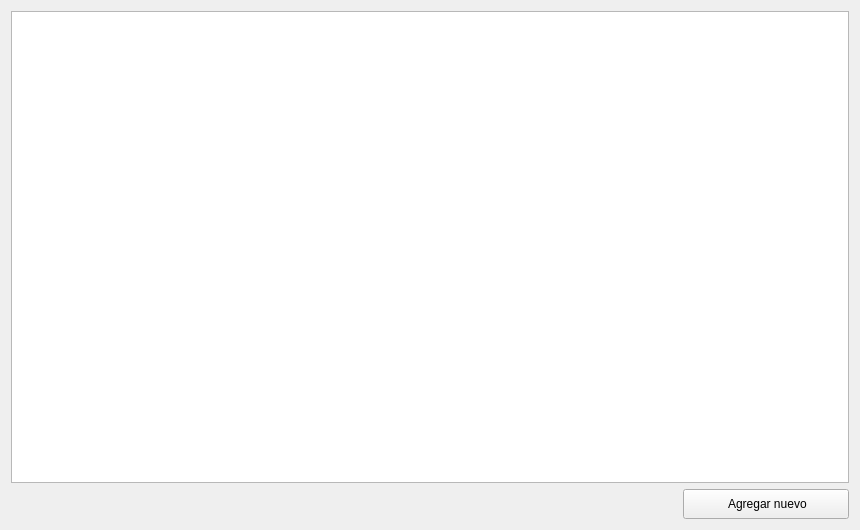
<?xml version="1.0" encoding="UTF-8"?>
<ui version="4.0">
 <class>Form</class>
 <widget class="QWidget" name="Form">
  <property name="geometry">
   <rect>
    <x>0</x>
    <y>0</y>
    <width>860</width>
    <height>530</height>
   </rect>
  </property>
  <property name="minimumSize">
   <size>
    <width>860</width>
    <height>530</height>
   </size>
  </property>
  <property name="maximumSize">
   <size>
    <width>860</width>
    <height>530</height>
   </size>
  </property>
  <property name="windowTitle">
   <string>Form</string>
  </property>
  <layout class="QGridLayout" name="gridLayout" rowstretch="0,80,5" columnstretch="80,20">
   <item row="2" column="0">
    <spacer name="horizontalSpacer">
     <property name="orientation">
      <enum>Qt::Horizontal</enum>
     </property>
     <property name="sizeHint" stdset="0">
      <size>
       <width>40</width>
       <height>20</height>
      </size>
     </property>
    </spacer>
   </item>
   <item row="2" column="1">
    <widget class="QPushButton" name="btn_agregarentrada">
     <property name="sizePolicy">
      <sizepolicy hsizetype="Expanding" vsizetype="Expanding">
       <horstretch>0</horstretch>
       <verstretch>0</verstretch>
      </sizepolicy>
     </property>
     <property name="text">
      <string> Agregar nuevo</string>
     </property>
    </widget>
   </item>
   <item row="0" column="0" rowspan="2" colspan="2">
    <widget class="QTableView" name="tableView"/>
   </item>
  </layout>
 </widget>
 <resources/>
 <connections/>
</ui>
